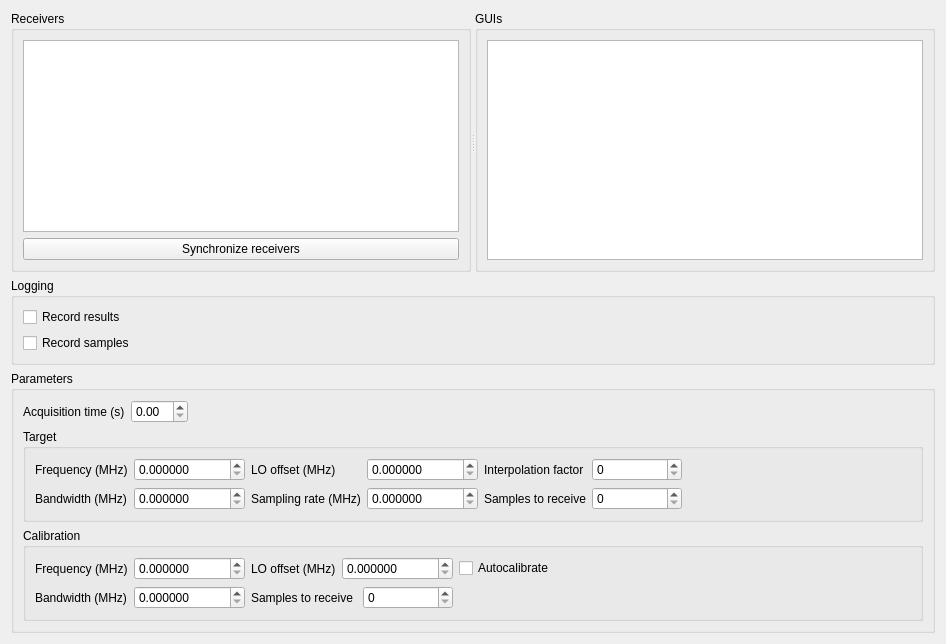
      <widget class="QWidget" name="tab_3">
       <attribute name="title">
        <string>Setup</string>
       </attribute>
       <layout class="QVBoxLayout" name="verticalLayout_20">
        <item>
         <widget class="QSplitter" name="splitter">
          <property name="orientation">
           <enum>Qt::Horizontal</enum>
          </property>
          <widget class="QGroupBox" name="groupBox_5">
           <property name="title">
            <string>Receivers</string>
           </property>
           <layout class="QGridLayout" name="gridLayout_3">
            <item row="1" column="0">
             <widget class="QTableView" name="tableViewReceivers">
              <property name="autoFillBackground">
               <bool>false</bool>
              </property>
             </widget>
            </item>
            <item row="2" column="0">
             <widget class="QPushButton" name="pushButtonUpdate">
              <property name="text">
               <string>Synchronize receivers</string>
              </property>
             </widget>
            </item>
           </layout>
          </widget>
          <widget class="QGroupBox" name="groupBox_6">
           <property name="title">
            <string>GUIs</string>
           </property>
           <layout class="QGridLayout" name="gridLayout_4">
            <item row="0" column="0">
             <widget class="QTableView" name="tableViewGuis">
              <property name="autoFillBackground">
               <bool>false</bool>
              </property>
             </widget>
            </item>
           </layout>
          </widget>
         </widget>
        </item>
        <item>
         <widget class="QGroupBox" name="groupBox_15">
          <property name="sizePolicy">
           <sizepolicy hsizetype="Preferred" vsizetype="Maximum">
            <horstretch>0</horstretch>
            <verstretch>0</verstretch>
           </sizepolicy>
          </property>
          <property name="maximumSize">
           <size>
            <width>16777215</width>
            <height>16777215</height>
           </size>
          </property>
          <property name="title">
           <string>Logging</string>
          </property>
          <layout class="QVBoxLayout" name="verticalLayout_21">
           <item>
            <widget class="QCheckBox" name="checkBoxRecordResults">
             <property name="sizePolicy">
              <sizepolicy hsizetype="Fixed" vsizetype="Fixed">
               <horstretch>0</horstretch>
               <verstretch>0</verstretch>
              </sizepolicy>
             </property>
             <property name="minimumSize">
              <size>
               <width>0</width>
               <height>0</height>
              </size>
             </property>
             <property name="text">
              <string>Record results</string>
             </property>
            </widget>
           </item>
           <item>
            <widget class="QCheckBox" name="checkBoxRecordSamples">
             <property name="sizePolicy">
              <sizepolicy hsizetype="Fixed" vsizetype="Fixed">
               <horstretch>0</horstretch>
               <verstretch>0</verstretch>
              </sizepolicy>
             </property>
             <property name="minimumSize">
              <size>
               <width>0</width>
               <height>0</height>
              </size>
             </property>
             <property name="text">
              <string>Record samples</string>
             </property>
            </widget>
           </item>
          </layout>
         </widget>
        </item>
        <item>
         <widget class="QGroupBox" name="groupBox_20">
          <property name="title">
           <string>Parameters</string>
          </property>
          <layout class="QVBoxLayout" name="verticalLayout_22">
           <item>
            <layout class="QHBoxLayout" name="horizontalLayout_5">
             <item>
              <widget class="QLabel" name="label_20">
               <property name="text">
                <string>Acquisition time (s)</string>
               </property>
              </widget>
             </item>
             <item>
              <widget class="QDoubleSpinBox" name="acquisitionTimeSpin">
               <property name="singleStep">
                <double>0.100000000000000</double>
               </property>
              </widget>
             </item>
             <item>
              <spacer name="horizontalSpacer_4">
               <property name="orientation">
                <enum>Qt::Horizontal</enum>
               </property>
               <property name="sizeHint" stdset="0">
                <size>
                 <width>40</width>
                 <height>20</height>
                </size>
               </property>
              </spacer>
             </item>
            </layout>
           </item>
           <item>
            <widget class="QGroupBox" name="groupBox_7">
             <property name="sizePolicy">
              <sizepolicy hsizetype="Preferred" vsizetype="Maximum">
               <horstretch>0</horstretch>
               <verstretch>0</verstretch>
              </sizepolicy>
             </property>
             <property name="maximumSize">
              <size>
               <width>16777215</width>
               <height>16777215</height>
              </size>
             </property>
             <property name="title">
              <string>Target</string>
             </property>
             <layout class="QHBoxLayout" name="horizontalLayout_3">
              <item>
               <layout class="QGridLayout" name="gridLayout">
                <item row="1" column="0">
                 <layout class="QHBoxLayout" name="horizontalLayout_2">
                  <item>
                   <widget class="QLabel" name="label_5">
                    <property name="text">
                     <string>Bandwidth (MHz)</string>
                    </property>
                   </widget>
                  </item>
                  <item>
                   <widget class="QDoubleSpinBox" name="bwSpin">
                    <property name="sizePolicy">
                     <sizepolicy hsizetype="Maximum" vsizetype="Fixed">
                      <horstretch>0</horstretch>
                      <verstretch>0</verstretch>
                     </sizepolicy>
                    </property>
                    <property name="keyboardTracking">
                     <bool>false</bool>
                    </property>
                    <property name="decimals">
                     <number>6</number>
                    </property>
                    <property name="maximum">
                     <double>999999999.000000000000000</double>
                    </property>
                   </widget>
                  </item>
                 </layout>
                </item>
                <item row="0" column="0">
                 <layout class="QHBoxLayout" name="horizontalLayout">
                  <item>
                   <widget class="QLabel" name="label_9">
                    <property name="sizePolicy">
                     <sizepolicy hsizetype="Preferred" vsizetype="Preferred">
                      <horstretch>0</horstretch>
                      <verstretch>0</verstretch>
                     </sizepolicy>
                    </property>
                    <property name="text">
                     <string>Frequency (MHz)</string>
                    </property>
                   </widget>
                  </item>
                  <item>
                   <widget class="QDoubleSpinBox" name="frequencySpin">
                    <property name="sizePolicy">
                     <sizepolicy hsizetype="Maximum" vsizetype="Fixed">
                      <horstretch>0</horstretch>
                      <verstretch>0</verstretch>
                     </sizepolicy>
                    </property>
                    <property name="keyboardTracking">
                     <bool>false</bool>
                    </property>
                    <property name="decimals">
                     <number>6</number>
                    </property>
                    <property name="maximum">
                     <double>999999999.000000000000000</double>
                    </property>
                   </widget>
                  </item>
                 </layout>
                </item>
                <item row="0" column="1">
                 <layout class="QHBoxLayout" name="horizontalLayout_10">
                  <item>
                   <widget class="QLabel" name="label_10">
                    <property name="text">
                     <string>LO offset (MHz)</string>
                    </property>
                   </widget>
                  </item>
                  <item>
                   <widget class="QDoubleSpinBox" name="loOffsetSpin">
                    <property name="sizePolicy">
                     <sizepolicy hsizetype="Maximum" vsizetype="Fixed">
                      <horstretch>0</horstretch>
                      <verstretch>0</verstretch>
                     </sizepolicy>
                    </property>
                    <property name="keyboardTracking">
                     <bool>false</bool>
                    </property>
                    <property name="decimals">
                     <number>6</number>
                    </property>
                    <property name="maximum">
                     <double>999999999.000000000000000</double>
                    </property>
                   </widget>
                  </item>
                 </layout>
                </item>
                <item row="1" column="1">
                 <layout class="QHBoxLayout" name="horizontalLayout_7">
                  <item>
                   <widget class="QLabel" name="label_7">
                    <property name="text">
                     <string>Sampling rate (MHz)</string>
                    </property>
                   </widget>
                  </item>
                  <item>
                   <widget class="QDoubleSpinBox" name="sampRateSpin">
                    <property name="sizePolicy">
                     <sizepolicy hsizetype="Maximum" vsizetype="Fixed">
                      <horstretch>0</horstretch>
                      <verstretch>0</verstretch>
                     </sizepolicy>
                    </property>
                    <property name="keyboardTracking">
                     <bool>false</bool>
                    </property>
                    <property name="decimals">
                     <number>6</number>
                    </property>
                    <property name="maximum">
                     <double>999999999.000000000000000</double>
                    </property>
                   </widget>
                  </item>
                 </layout>
                </item>
                <item row="1" column="2">
                 <layout class="QHBoxLayout" name="horizontalLayout_8">
                  <item>
                   <widget class="QLabel" name="label_8">
                    <property name="text">
                     <string>Samples to receive</string>
                    </property>
                   </widget>
                  </item>
                  <item>
                   <widget class="QSpinBox" name="samplesToReceiveSpin">
                    <property name="sizePolicy">
                     <sizepolicy hsizetype="Maximum" vsizetype="Fixed">
                      <horstretch>0</horstretch>
                      <verstretch>0</verstretch>
                     </sizepolicy>
                    </property>
                    <property name="minimumSize">
                     <size>
                      <width>90</width>
                      <height>0</height>
                     </size>
                    </property>
                    <property name="keyboardTracking">
                     <bool>false</bool>
                    </property>
                    <property name="maximum">
                     <number>999999999</number>
                    </property>
                   </widget>
                  </item>
                 </layout>
                </item>
                <item row="0" column="2">
                 <layout class="QHBoxLayout" name="horizontalLayout_12">
                  <item>
                   <widget class="QLabel" name="label_13">
                    <property name="sizePolicy">
                     <sizepolicy hsizetype="Preferred" vsizetype="Preferred">
                      <horstretch>0</horstretch>
                      <verstretch>0</verstretch>
                     </sizepolicy>
                    </property>
                    <property name="text">
                     <string>Interpolation factor</string>
                    </property>
                   </widget>
                  </item>
                  <item>
                   <widget class="QSpinBox" name="interpolationSpin">
                    <property name="sizePolicy">
                     <sizepolicy hsizetype="Maximum" vsizetype="Fixed">
                      <horstretch>0</horstretch>
                      <verstretch>0</verstretch>
                     </sizepolicy>
                    </property>
                    <property name="minimumSize">
                     <size>
                      <width>90</width>
                      <height>0</height>
                     </size>
                    </property>
                    <property name="maximum">
                     <number>10000</number>
                    </property>
                   </widget>
                  </item>
                 </layout>
                </item>
               </layout>
              </item>
              <item>
               <spacer name="horizontalSpacer_2">
                <property name="orientation">
                 <enum>Qt::Horizontal</enum>
                </property>
                <property name="sizeHint" stdset="0">
                 <size>
                  <width>40</width>
                  <height>20</height>
                 </size>
                </property>
               </spacer>
              </item>
             </layout>
            </widget>
           </item>
           <item>
            <widget class="QGroupBox" name="groupBox_13">
             <property name="sizePolicy">
              <sizepolicy hsizetype="Preferred" vsizetype="Maximum">
               <horstretch>0</horstretch>
               <verstretch>0</verstretch>
              </sizepolicy>
             </property>
             <property name="maximumSize">
              <size>
               <width>16777215</width>
               <height>16777215</height>
              </size>
             </property>
             <property name="title">
              <string>Calibration</string>
             </property>
             <layout class="QHBoxLayout" name="horizontalLayout_13">
              <item>
               <layout class="QGridLayout" name="gridLayout_6">
                <item row="0" column="1">
                 <layout class="QHBoxLayout" name="horizontalLayout_17">
                  <item>
                   <widget class="QLabel" name="label_16">
                    <property name="text">
                     <string>LO offset (MHz)</string>
                    </property>
                   </widget>
                  </item>
                  <item>
                   <widget class="QDoubleSpinBox" name="loOffsetCalibrationSpin">
                    <property name="sizePolicy">
                     <sizepolicy hsizetype="Maximum" vsizetype="Fixed">
                      <horstretch>0</horstretch>
                      <verstretch>0</verstretch>
                     </sizepolicy>
                    </property>
                    <property name="keyboardTracking">
                     <bool>false</bool>
                    </property>
                    <property name="decimals">
                     <number>6</number>
                    </property>
                    <property name="maximum">
                     <double>999999999.000000000000000</double>
                    </property>
                   </widget>
                  </item>
                 </layout>
                </item>
                <item row="2" column="0">
                 <layout class="QHBoxLayout" name="horizontalLayout_15">
                  <item>
                   <widget class="QLabel" name="label_14">
                    <property name="text">
                     <string>Bandwidth (MHz)</string>
                    </property>
                   </widget>
                  </item>
                  <item>
                   <widget class="QDoubleSpinBox" name="bwCalibrationSpin">
                    <property name="sizePolicy">
                     <sizepolicy hsizetype="Maximum" vsizetype="Fixed">
                      <horstretch>0</horstretch>
                      <verstretch>0</verstretch>
                     </sizepolicy>
                    </property>
                    <property name="keyboardTracking">
                     <bool>false</bool>
                    </property>
                    <property name="decimals">
                     <number>6</number>
                    </property>
                    <property name="maximum">
                     <double>999999999.000000000000000</double>
                    </property>
                   </widget>
                  </item>
                 </layout>
                </item>
                <item row="2" column="1">
                 <layout class="QHBoxLayout" name="horizontalLayout_19">
                  <item>
                   <widget class="QLabel" name="label_18">
                    <property name="text">
                     <string>Samples to receive</string>
                    </property>
                   </widget>
                  </item>
                  <item>
                   <widget class="QSpinBox" name="samplesToReceiveCalibrationSpin">
                    <property name="sizePolicy">
                     <sizepolicy hsizetype="Maximum" vsizetype="Fixed">
                      <horstretch>0</horstretch>
                      <verstretch>0</verstretch>
                     </sizepolicy>
                    </property>
                    <property name="minimumSize">
                     <size>
                      <width>90</width>
                      <height>0</height>
                     </size>
                    </property>
                    <property name="keyboardTracking">
                     <bool>false</bool>
                    </property>
                    <property name="maximum">
                     <number>999999999</number>
                    </property>
                   </widget>
                  </item>
                 </layout>
                </item>
                <item row="0" column="0">
                 <layout class="QHBoxLayout" name="horizontalLayout_16">
                  <item>
                   <widget class="QLabel" name="label_15">
                    <property name="sizePolicy">
                     <sizepolicy hsizetype="Preferred" vsizetype="Preferred">
                      <horstretch>0</horstretch>
                      <verstretch>0</verstretch>
                     </sizepolicy>
                    </property>
                    <property name="text">
                     <string>Frequency (MHz)</string>
                    </property>
                   </widget>
                  </item>
                  <item>
                   <widget class="QDoubleSpinBox" name="frequencyCalibrationSpin">
                    <property name="sizePolicy">
                     <sizepolicy hsizetype="Maximum" vsizetype="Fixed">
                      <horstretch>0</horstretch>
                      <verstretch>0</verstretch>
                     </sizepolicy>
                    </property>
                    <property name="keyboardTracking">
                     <bool>false</bool>
                    </property>
                    <property name="decimals">
                     <number>6</number>
                    </property>
                    <property name="maximum">
                     <double>999999999.000000000000000</double>
                    </property>
                   </widget>
                  </item>
                 </layout>
                </item>
                <item row="0" column="2">
                 <widget class="QCheckBox" name="checkBoxAutocalibrate">
                  <property name="sizePolicy">
                   <sizepolicy hsizetype="Fixed" vsizetype="Fixed">
                    <horstretch>0</horstretch>
                    <verstretch>0</verstretch>
                   </sizepolicy>
                  </property>
                  <property name="minimumSize">
                   <size>
                    <width>0</width>
                    <height>0</height>
                   </size>
                  </property>
                  <property name="text">
                   <string>Autocalibrate</string>
                  </property>
                 </widget>
                </item>
               </layout>
              </item>
              <item>
               <spacer name="horizontalSpacer_6">
                <property name="orientation">
                 <enum>Qt::Horizontal</enum>
                </property>
                <property name="sizeHint" stdset="0">
                 <size>
                  <width>357</width>
                  <height>20</height>
                 </size>
                </property>
               </spacer>
              </item>
             </layout>
            </widget>
           </item>
          </layout>
         </widget>
        </item>
       </layout>
      </widget>
